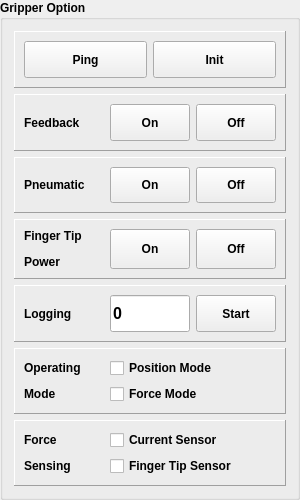
     <widget class="QGroupBox" name="gbOption">
      <property name="minimumSize">
       <size>
        <width>0</width>
        <height>500</height>
       </size>
      </property>
      <property name="maximumSize">
       <size>
        <width>330</width>
        <height>500</height>
       </size>
      </property>
      <property name="font">
       <font>
        <weight>75</weight>
        <bold>true</bold>
       </font>
      </property>
      <property name="title">
       <string>Gripper Option</string>
      </property>
      <layout class="QGridLayout" name="gridLayout_7">
       <item row="0" column="0">
        <widget class="QFrame" name="framePingInit">
         <property name="frameShape">
          <enum>QFrame::Panel</enum>
         </property>
         <property name="frameShadow">
          <enum>QFrame::Raised</enum>
         </property>
         <property name="lineWidth">
          <number>1</number>
         </property>
         <layout class="QGridLayout" name="gridLayout_6">
          <item row="0" column="0">
           <layout class="QHBoxLayout" name="horizontalLayout_12">
            <item>
             <widget class="QPushButton" name="btnPing">
              <property name="sizePolicy">
               <sizepolicy hsizetype="Minimum" vsizetype="Preferred">
                <horstretch>0</horstretch>
                <verstretch>0</verstretch>
               </sizepolicy>
              </property>
              <property name="text">
               <string>Ping</string>
              </property>
             </widget>
            </item>
            <item>
             <widget class="QPushButton" name="btnInit">
              <property name="sizePolicy">
               <sizepolicy hsizetype="Minimum" vsizetype="Preferred">
                <horstretch>0</horstretch>
                <verstretch>0</verstretch>
               </sizepolicy>
              </property>
              <property name="text">
               <string>Init</string>
              </property>
             </widget>
            </item>
           </layout>
          </item>
         </layout>
        </widget>
       </item>
       <item row="1" column="0">
        <widget class="QFrame" name="frameFeedback">
         <property name="frameShape">
          <enum>QFrame::Panel</enum>
         </property>
         <property name="frameShadow">
          <enum>QFrame::Raised</enum>
         </property>
         <layout class="QGridLayout" name="gridLayout_8">
          <item row="0" column="0">
           <widget class="QLabel" name="label_7">
            <property name="minimumSize">
             <size>
              <width>80</width>
              <height>0</height>
             </size>
            </property>
            <property name="maximumSize">
             <size>
              <width>80</width>
              <height>16777215</height>
             </size>
            </property>
            <property name="text">
             <string>Feedback</string>
            </property>
           </widget>
          </item>
          <item row="0" column="1">
           <layout class="QHBoxLayout" name="horizontalLayout_2">
            <item>
             <widget class="QPushButton" name="btnFeedbackOn">
              <property name="sizePolicy">
               <sizepolicy hsizetype="Minimum" vsizetype="Preferred">
                <horstretch>0</horstretch>
                <verstretch>0</verstretch>
               </sizepolicy>
              </property>
              <property name="maximumSize">
               <size>
                <width>16777215</width>
                <height>16777215</height>
               </size>
              </property>
              <property name="text">
               <string>On</string>
              </property>
             </widget>
            </item>
            <item>
             <widget class="QPushButton" name="btnFeedbackOff">
              <property name="sizePolicy">
               <sizepolicy hsizetype="Minimum" vsizetype="Preferred">
                <horstretch>0</horstretch>
                <verstretch>0</verstretch>
               </sizepolicy>
              </property>
              <property name="maximumSize">
               <size>
                <width>16777215</width>
                <height>16777215</height>
               </size>
              </property>
              <property name="text">
               <string>Off</string>
              </property>
             </widget>
            </item>
           </layout>
          </item>
         </layout>
        </widget>
       </item>
       <item row="2" column="0">
        <widget class="QFrame" name="framePneumatiic">
         <property name="frameShape">
          <enum>QFrame::Panel</enum>
         </property>
         <property name="frameShadow">
          <enum>QFrame::Raised</enum>
         </property>
         <layout class="QGridLayout" name="gridLayout_9">
          <item row="0" column="0">
           <widget class="QLabel" name="label_8">
            <property name="minimumSize">
             <size>
              <width>80</width>
              <height>0</height>
             </size>
            </property>
            <property name="maximumSize">
             <size>
              <width>80</width>
              <height>16777215</height>
             </size>
            </property>
            <property name="text">
             <string>Pneumatic </string>
            </property>
           </widget>
          </item>
          <item row="0" column="1">
           <layout class="QHBoxLayout" name="horizontalLayout_6">
            <item>
             <widget class="QPushButton" name="btnPneumaticOn">
              <property name="sizePolicy">
               <sizepolicy hsizetype="Minimum" vsizetype="Preferred">
                <horstretch>0</horstretch>
                <verstretch>0</verstretch>
               </sizepolicy>
              </property>
              <property name="maximumSize">
               <size>
                <width>16777215</width>
                <height>16777215</height>
               </size>
              </property>
              <property name="text">
               <string>On</string>
              </property>
             </widget>
            </item>
            <item>
             <widget class="QPushButton" name="btnPneumaticOff">
              <property name="sizePolicy">
               <sizepolicy hsizetype="Minimum" vsizetype="Preferred">
                <horstretch>0</horstretch>
                <verstretch>0</verstretch>
               </sizepolicy>
              </property>
              <property name="maximumSize">
               <size>
                <width>16777215</width>
                <height>16777215</height>
               </size>
              </property>
              <property name="text">
               <string>Off</string>
              </property>
             </widget>
            </item>
           </layout>
          </item>
         </layout>
        </widget>
       </item>
       <item row="3" column="0">
        <widget class="QFrame" name="frameFinger">
         <property name="frameShape">
          <enum>QFrame::Panel</enum>
         </property>
         <property name="frameShadow">
          <enum>QFrame::Raised</enum>
         </property>
         <layout class="QGridLayout" name="gridLayout_10">
          <item row="0" column="0">
           <widget class="QLabel" name="label_9">
            <property name="minimumSize">
             <size>
              <width>80</width>
              <height>0</height>
             </size>
            </property>
            <property name="maximumSize">
             <size>
              <width>80</width>
              <height>16777215</height>
             </size>
            </property>
            <property name="lineWidth">
             <number>2</number>
            </property>
            <property name="text">
             <string>&lt;html&gt;&lt;head/&gt;&lt;body&gt;&lt;p&gt;Finger Tip&lt;/p&gt;&lt;p&gt;Power&lt;/p&gt;&lt;/body&gt;&lt;/html&gt;</string>
            </property>
           </widget>
          </item>
          <item row="0" column="1">
           <layout class="QHBoxLayout" name="horizontalLayout_13">
            <item>
             <widget class="QPushButton" name="btnFingerOn">
              <property name="sizePolicy">
               <sizepolicy hsizetype="Minimum" vsizetype="Preferred">
                <horstretch>0</horstretch>
                <verstretch>0</verstretch>
               </sizepolicy>
              </property>
              <property name="maximumSize">
               <size>
                <width>16777215</width>
                <height>16777215</height>
               </size>
              </property>
              <property name="text">
               <string>On</string>
              </property>
             </widget>
            </item>
            <item>
             <widget class="QPushButton" name="btnFingerOff">
              <property name="sizePolicy">
               <sizepolicy hsizetype="Minimum" vsizetype="Preferred">
                <horstretch>0</horstretch>
                <verstretch>0</verstretch>
               </sizepolicy>
              </property>
              <property name="maximumSize">
               <size>
                <width>16777215</width>
                <height>16777215</height>
               </size>
              </property>
              <property name="text">
               <string>Off</string>
              </property>
             </widget>
            </item>
           </layout>
          </item>
         </layout>
        </widget>
       </item>
       <item row="4" column="0">
        <widget class="QFrame" name="frameLogging">
         <property name="frameShape">
          <enum>QFrame::Panel</enum>
         </property>
         <property name="frameShadow">
          <enum>QFrame::Raised</enum>
         </property>
         <layout class="QGridLayout" name="gridLayout_5">
          <item row="0" column="0">
           <widget class="QLabel" name="label_10">
            <property name="minimumSize">
             <size>
              <width>80</width>
              <height>0</height>
             </size>
            </property>
            <property name="maximumSize">
             <size>
              <width>80</width>
              <height>16777215</height>
             </size>
            </property>
            <property name="text">
             <string>Logging</string>
            </property>
           </widget>
          </item>
          <item row="0" column="2">
           <widget class="QPushButton" name="btnLoggingStart">
            <property name="sizePolicy">
             <sizepolicy hsizetype="Minimum" vsizetype="Preferred">
              <horstretch>0</horstretch>
              <verstretch>0</verstretch>
             </sizepolicy>
            </property>
            <property name="minimumSize">
             <size>
              <width>0</width>
              <height>0</height>
             </size>
            </property>
            <property name="maximumSize">
             <size>
              <width>16777215</width>
              <height>16777215</height>
             </size>
            </property>
            <property name="text">
             <string>Start</string>
            </property>
           </widget>
          </item>
          <item row="0" column="1">
           <widget class="QLineEdit" name="txtLoggingTime">
            <property name="sizePolicy">
             <sizepolicy hsizetype="Expanding" vsizetype="Preferred">
              <horstretch>0</horstretch>
              <verstretch>0</verstretch>
             </sizepolicy>
            </property>
            <property name="minimumSize">
             <size>
              <width>80</width>
              <height>0</height>
             </size>
            </property>
            <property name="maximumSize">
             <size>
              <width>80</width>
              <height>16777215</height>
             </size>
            </property>
            <property name="font">
             <font>
              <pointsize>12</pointsize>
             </font>
            </property>
            <property name="text">
             <string>0</string>
            </property>
           </widget>
          </item>
         </layout>
        </widget>
       </item>
       <item row="5" column="0">
        <widget class="QFrame" name="frameOpMode">
         <property name="frameShape">
          <enum>QFrame::Panel</enum>
         </property>
         <property name="frameShadow">
          <enum>QFrame::Raised</enum>
         </property>
         <layout class="QGridLayout" name="gridLayout_3">
          <item row="0" column="0">
           <widget class="QLabel" name="label_11">
            <property name="minimumSize">
             <size>
              <width>80</width>
              <height>0</height>
             </size>
            </property>
            <property name="maximumSize">
             <size>
              <width>80</width>
              <height>16777215</height>
             </size>
            </property>
            <property name="text">
             <string>&lt;html&gt;&lt;head/&gt;&lt;body&gt;&lt;p&gt;Operating&lt;/p&gt;&lt;p&gt;Mode &lt;/p&gt;&lt;/body&gt;&lt;/html&gt;</string>
            </property>
           </widget>
          </item>
          <item row="0" column="1">
           <layout class="QVBoxLayout" name="verticalLayout_4">
            <item>
             <widget class="QCheckBox" name="cbOpPositionMode">
              <property name="text">
               <string>Position Mode</string>
              </property>
             </widget>
            </item>
            <item>
             <widget class="QCheckBox" name="cbOpForceMode">
              <property name="text">
               <string>Force Mode</string>
              </property>
             </widget>
            </item>
           </layout>
          </item>
         </layout>
        </widget>
       </item>
       <item row="6" column="0">
        <widget class="QFrame" name="frameForceOption">
         <property name="frameShape">
          <enum>QFrame::Panel</enum>
         </property>
         <property name="frameShadow">
          <enum>QFrame::Raised</enum>
         </property>
         <layout class="QGridLayout" name="gridLayout">
          <item row="0" column="0">
           <widget class="QLabel" name="txtForceSensing">
            <property name="minimumSize">
             <size>
              <width>80</width>
              <height>0</height>
             </size>
            </property>
            <property name="maximumSize">
             <size>
              <width>80</width>
              <height>16777215</height>
             </size>
            </property>
            <property name="text">
             <string>&lt;html&gt;&lt;head/&gt;&lt;body&gt;&lt;p&gt;Force &lt;/p&gt;&lt;p&gt;Sensing&lt;/p&gt;&lt;/body&gt;&lt;/html&gt;</string>
            </property>
           </widget>
          </item>
          <item row="0" column="1">
           <layout class="QVBoxLayout" name="verticalLayout_5">
            <item>
             <widget class="QCheckBox" name="cbCurrentSensor">
              <property name="text">
               <string>Current Sensor</string>
              </property>
             </widget>
            </item>
            <item>
             <widget class="QCheckBox" name="cbFingerSensor">
              <property name="text">
               <string>Finger Tip Sensor</string>
              </property>
             </widget>
            </item>
           </layout>
          </item>
         </layout>
        </widget>
       </item>
      </layout>
     </widget>
